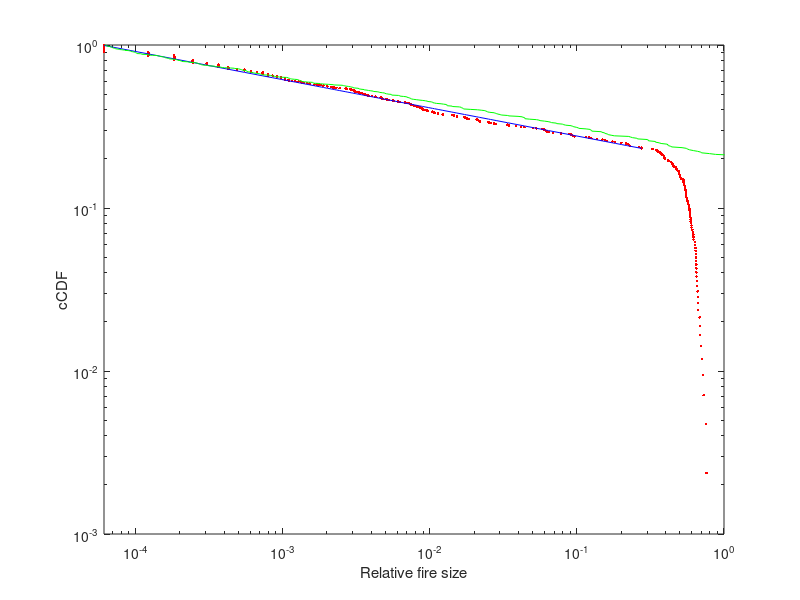

Write MATLAB code to recreate this figure.
%  x = [ 0.5000 1.0000 2.0000 5.0000 10.0000 20.0000 50.0000 100.0000];
%  y = [ 0.8447 1.4494 3.5760 10.9288 23.1908 44.6963 114.9254 344.6238];
%  loglog(x,y,'bd');
%  hold on
%  axis([0 100 0 350])
%  p = polyfit(log(x),log(y),1);
%  z = polyval(p,log(x));
%  hold on;
%  loglog(x,exp(z))

clear all;
data = load('plotData.mat');

burnedTrees = data.burnedTrees;
cCDF = data.cCDF;

figure(200)
xmin = burnedTrees(end);
loglog(burnedTrees, cCDF, 'r.')
hold on

% linFitY = cCDF;
linFitX = [];
linFitY = [];
for i = 1:size(burnedTrees,1)
    if burnedTrees(i) < 0.3
        linFitX(end+1) = burnedTrees(i);
        linFitY(end+1) = cCDF(i);
    end
end


p = polyfit(log(linFitX),log(linFitY),1);
z = polyval(p,log(linFitX));

loglog(linFitX,exp(z), 'b')

xlim([xmin 1])
xlabel('Relative fire size')
ylabel('cCDF')
hold on % Hold on for next

y1 = log(exp(z(1)));
y2 = log(exp(z(end)));

x1 = log(burnedTrees(1));
x2 = log(burnedTrees(end));

yDiff = y2-y1;
xDiff = x2 - x1;

slope = yDiff/xDiff;

tau = 1-slope;
tau

nrOfDataPoints = size(burnedTrees,1);

syntheticData = [];

tauExp = -1/(tau-1);
ymin = 0.695;
for i = 1:nrOfDataPoints
    ri = rand;
    syntheticData(i) = (1/128^2)*(1-ri)^(-(1/(tau-1)));
end

syntheticData = sort(syntheticData, 'descend'); %This is X_i
xAxis = syntheticData;
yAxis = xAxis;
for i = 1:nrOfDataPoints
    yAxis(i) = i/nrOfDataPoints;
end

loglog(xAxis,yAxis,'g');
